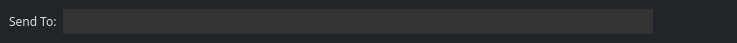
<?xml version="1.0" encoding="UTF-8"?>
<ui version="4.0">
 <class>MessageAddressFrame</class>
 <widget class="QFrame" name="MessageAddressFrame">
  <property name="geometry">
   <rect>
    <x>0</x>
    <y>0</y>
    <width>737</width>
    <height>43</height>
   </rect>
  </property>
  <property name="windowTitle">
   <string>Frame</string>
  </property>
  <property name="styleSheet">
   <string notr="true">border: 0px; background-color: #212529; color: #ddd;</string>
  </property>
  <property name="frameShape">
   <enum>QFrame::NoFrame</enum>
  </property>
  <property name="frameShadow">
   <enum>QFrame::Raised</enum>
  </property>
  <layout class="QHBoxLayout" name="horizontalLayout">
   <property name="leftMargin">
    <number>9</number>
   </property>
   <property name="topMargin">
    <number>9</number>
   </property>
   <property name="rightMargin">
    <number>9</number>
   </property>
   <property name="bottomMargin">
    <number>9</number>
   </property>
   <item>
    <widget class="QLabel" name="label">
     <property name="font">
      <font>
       <family>Poppins</family>
       <pointsize>9</pointsize>
      </font>
     </property>
     <property name="styleSheet">
      <string notr="true">b</string>
     </property>
     <property name="text">
      <string>Send To:</string>
     </property>
    </widget>
   </item>
   <item>
    <widget class="QLineEdit" name="m_addressEdit">
     <property name="minimumSize">
      <size>
       <width>0</width>
       <height>25</height>
      </size>
     </property>
     <property name="font">
      <font>
       <family>Poppins</family>
       <pointsize>9</pointsize>
      </font>
     </property>
     <property name="styleSheet">
      <string notr="true">background-color: #333; border: 0px; color: #ddd;</string>
     </property>
    </widget>
   </item>
   <item>
    <widget class="QToolButton" name="m_addressBookButton">
     <property name="text">
      <string notr="true"/>
     </property>
     <property name="icon">
      <iconset resource="../../resources.qrc">
       <normaloff>:/icons/address-book</normaloff>:/icons/address-book</iconset>
     </property>
    </widget>
   </item>
   <item>
    <widget class="QToolButton" name="m_pasteButton">
     <property name="text">
      <string notr="true"/>
     </property>
     <property name="icon">
      <iconset resource="../../resources.qrc">
       <normaloff>:/icons/paste</normaloff>:/icons/paste</iconset>
     </property>
    </widget>
   </item>
   <item>
    <widget class="QToolButton" name="m_removeButton">
     <property name="text">
      <string notr="true"/>
     </property>
     <property name="icon">
      <iconset resource="../../resources.qrc">
       <normaloff>:/icons/remove</normaloff>:/icons/remove</iconset>
     </property>
    </widget>
   </item>
  </layout>
 </widget>
 <resources>
  <include location="../../resources.qrc"/>
 </resources>
 <connections>
  <connection>
   <sender>m_addressBookButton</sender>
   <signal>clicked()</signal>
   <receiver>MessageAddressFrame</receiver>
   <slot>addressBookClicked()</slot>
   <hints>
    <hint type="sourcelabel">
     <x>650</x>
     <y>17</y>
    </hint>
    <hint type="destinationlabel">
     <x>368</x>
     <y>17</y>
    </hint>
   </hints>
  </connection>
  <connection>
   <sender>m_pasteButton</sender>
   <signal>clicked()</signal>
   <receiver>MessageAddressFrame</receiver>
   <slot>pasteClicked()</slot>
   <hints>
    <hint type="sourcelabel">
     <x>684</x>
     <y>17</y>
    </hint>
    <hint type="destinationlabel">
     <x>368</x>
     <y>17</y>
    </hint>
   </hints>
  </connection>
  <connection>
   <sender>m_removeButton</sender>
   <signal>clicked()</signal>
   <receiver>MessageAddressFrame</receiver>
   <slot>deleteLater()</slot>
   <hints>
    <hint type="sourcelabel">
     <x>718</x>
     <y>17</y>
    </hint>
    <hint type="destinationlabel">
     <x>368</x>
     <y>17</y>
    </hint>
   </hints>
  </connection>
  <connection>
   <sender>m_addressEdit</sender>
   <signal>textEdited(QString)</signal>
   <receiver>MessageAddressFrame</receiver>
   <slot>addressEdited(QString)</slot>
   <hints>
    <hint type="sourcelabel">
     <x>347</x>
     <y>17</y>
    </hint>
    <hint type="destinationlabel">
     <x>368</x>
     <y>17</y>
    </hint>
   </hints>
  </connection>
 </connections>
 <slots>
  <slot>addressBookClicked()</slot>
  <slot>pasteClicked()</slot>
  <slot>addressEdited(QString)</slot>
 </slots>
</ui>
